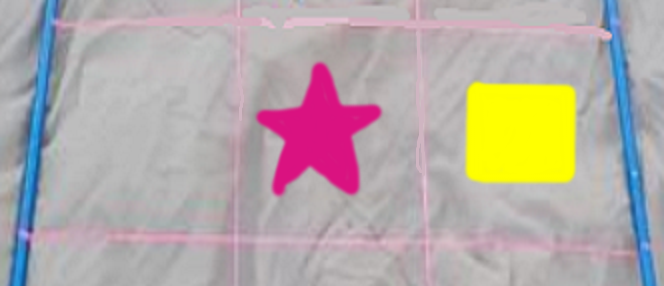
#> input picture imagerecognition/2.1/images/section_obj.png, 664 x 286 px
$ python process_cells.py
#> lines starting #> are read from the running program, lines starting #| are printed output that depends on the picture; after the words box and inside, x2 and y2 are one past the last pixel; in counts of white or black regions, pixels touching at a corner belong together
import numpy as np
from imutils import contours
import cv2
from constants import CntSizeTol as size_tols

# Hi! This script will
# --- Process an image to find a grid
# --- Explore each of the cells found in the grid


def main():
    img = cv2.imread('images/section_obj.png')
#> img is the input picture: shape (286, 664, 3); mean B, G, R 166.7, 170.9, 181.1
    process_row(img)


# Takes in a row, returns a list of cells in the row
# cells[0] is leftmost cell, cells[2] is rightmost cell
def process_row(img):
    # === process images and isolate contents of cells ===
    grid = isolate_grid_lines(img)
    grid = fix_lines(grid)
    cells = identify_cells(img, grid)

    draw_cells(img, cells)

    # cv2.imshow('grid', grid)
    # cv2.waitKey(0)
    cv2.destroyAllWindows()

    return cells


# Returns dict full of color bounds
def _get_bounds():
    return {
        'pink': [np.array([130, 25, 160]), np.array([170, 255, 255])],
        'blue': [np.array([100, 150, 0]), np.array([140, 255, 255])],
        'yell': [np.array([20, 100, 100]), np.array([30, 255, 255])]
    }


# Returns color-masked image, with colors defined in get_bounds
def isolate_grid_lines(img):
    # convert rgb image to hsv for color isolation
    hsv = cv2.cvtColor(img, cv2.COLOR_BGR2HSV)
#> hsv: shape (286, 664, 3); mean H, S, V 104.6, 42, 188.3
    bounds = _get_bounds()

    masks = {}
    for c in bounds:
        lower = bounds[c][0]
        upper = bounds[c][1]
        masks[c] = _make_mask(lower, upper, hsv)
#> this loop made 3 passes
#> pass 1, in _make_mask, `mask = cv2.inRange(hsv, lower, upper)`:
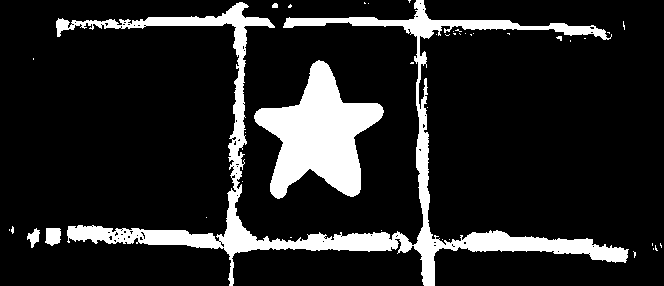
#> mask: shape (286, 664); 14% white; 41 white regions (36 under 20 px), largest, box (x1, y1, x2, y2) and area: (56, 0, 629, 286) 17193, (254, 60, 384, 199) 8925, (45, 228, 61, 246) 236, (27, 228, 40, 248) 138, (272, 3, 278, 8) 26
#> pass 3, in _make_mask (call 3), `mask = cv2.inRange(hsv, lower, upper)`:
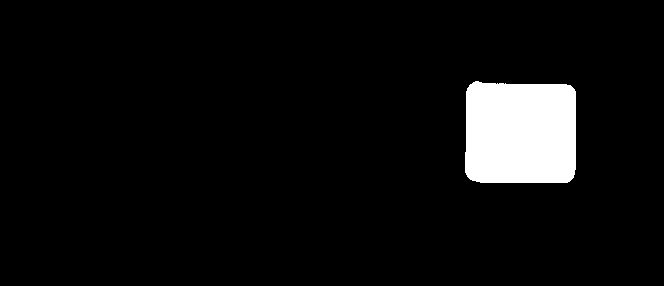
#> mask: shape (286, 664); 5.7% white; 1 white region
#> after the loop, masks = 3 items

    return sum(masks.values())
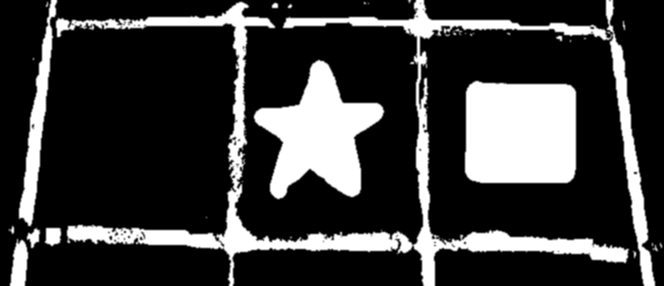
#> returned value: shape (286, 664); min 0, max 255, mean 58.4


# Helper method which creates color masks of an hsv encoded image
def _make_mask(lower, upper, hsv):
    mask = cv2.inRange(hsv, lower, upper)

    return cv2.GaussianBlur(mask, (3, 3), 0)


# Repairs gaps in grid lines,
# not perfect but increases tolerance of box recognition
def fix_lines(img):
    # Fixes horizontal and vertical lines
    # TODO: Find appropriate iteration amount which isn't magic
    vertical_kernel = cv2.getStructuringElement(cv2.MORPH_RECT, (1, 5))
    thresh = cv2.morphologyEx(img, cv2.MORPH_CLOSE,
                              vertical_kernel, iterations=6)
    horizontal_kernel = cv2.getStructuringElement(cv2.MORPH_RECT, (5, 1))
    thresh = cv2.morphologyEx(thresh, cv2.MORPH_CLOSE,
                              horizontal_kernel, iterations=4)
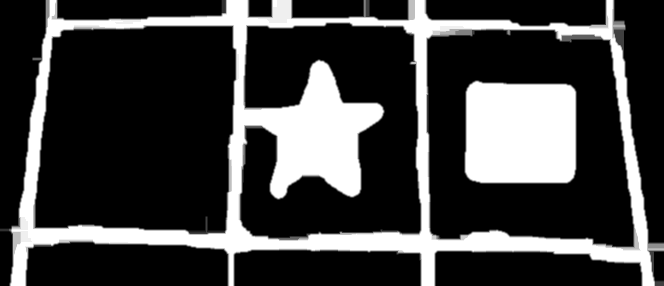
#> thresh: shape (286, 664); min 0, max 255, mean 65.3

    return thresh


# Returns a list of contours of the cells in the row
def identify_cells(img, grid):
    # Find the contours of the image
    invert = 255 - grid.copy()
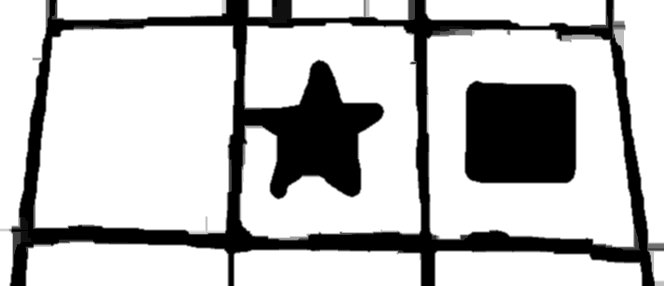
#> invert: shape (286, 664); min 0, max 255, mean 189.7
    cnts = cv2.findContours(invert, cv2.RETR_TREE, cv2.CHAIN_APPROX_TC89_KCOS)
#> cnts = 12 contours; largest, box (x1, y1, x2, y2) and area: (426, 26, 641, 251) 40819, (33, 25, 239, 235) 38527, (238, 22, 422, 241) 27800, (465, 82, 576, 183) 10638, (0, 0, 50, 286) 8556
    cnts = cnts[0] if len(cnts) == 2 else cnts[1]
    (cnts, _) = contours.sort_contours(cnts, method="left-to-right")

    # split row into cells
    cells = []
    tols = (size_tols.LOWER_BOUND.value, size_tols.UPPER_BOUND.value)

    for c in cnts:
        area = cv2.contourArea(c)

        if area > tols[0] and area < tols[1]:
            rect = cv2.boundingRect(c)
            x, y, w, h = rect

            cells.append(img[y:y+h, x:x+w])
#> this loop made 12 passes
#> (area, x, y, w, h) on passes 3, 6, 9: (38527, 33, 25, 206, 210), (27799.5, 238, 22, 184, 219), (40819, 426, 26, 215, 225)
#> area on passes 1, 2, 4, 5, 7, 8: 8555.5, 8452.5, 3175.5, 6629.5, 3054, 4197.5
#> after the loop, cells = 3 items

    return cells


# draws the found cells
def draw_cells(img, cnts):
    # Iterate through each box
    for cell in cnts:
        cv2.imshow('cell', cell)
        cv2.waitKey(0)
#> this loop made 3 passes
#> pass 1, in draw_cells, `cv2.imshow('cell', cell)`:
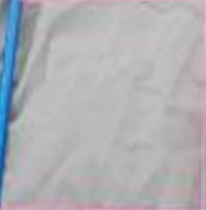
#> window 'cell': shape (210, 206, 3); mean B, G, R 180.4, 176.1, 175.2
#> pass 2, in draw_cells, `cv2.imshow('cell', cell)`:
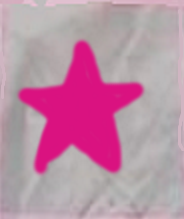
#> window 'cell': shape (219, 184, 3); mean B, G, R 165.5, 142.3, 187.9


if __name__ == "__main__":
    main()

$ run again, with imagerecognition/2.1/images/raw_grid.png copied over imagerecognition/2.1/images/section_obj.png
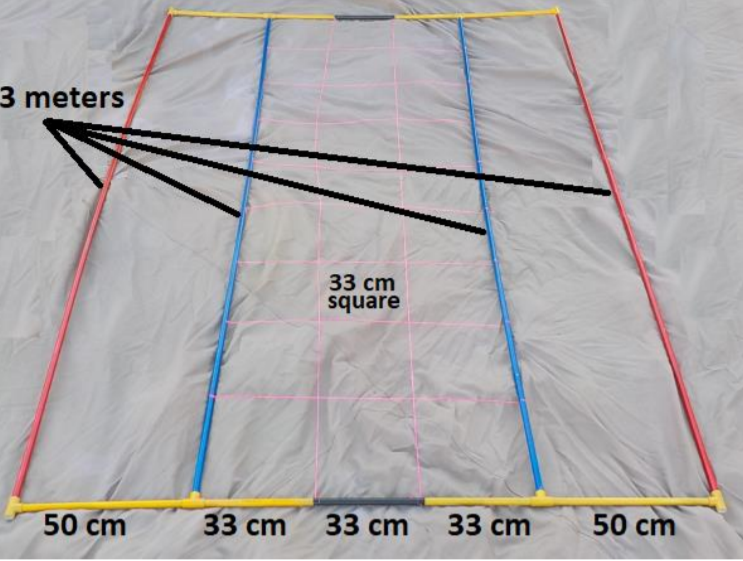
#> input picture imagerecognition/2.1/images/raw_grid.png, 743 x 561 px
#> in main, img is the input picture: shape (561, 743, 3); mean B, G, R 171, 169.9, 173
#> hsv: shape (561, 743, 3); mean H, S, V 101.7, 17.4, 176.8
#> the loop in isolate_grid_lines, `for c in bounds:` made 3 passes
#> pass 1, in _make_mask, `mask = cv2.inRange(hsv, lower, upper)`:
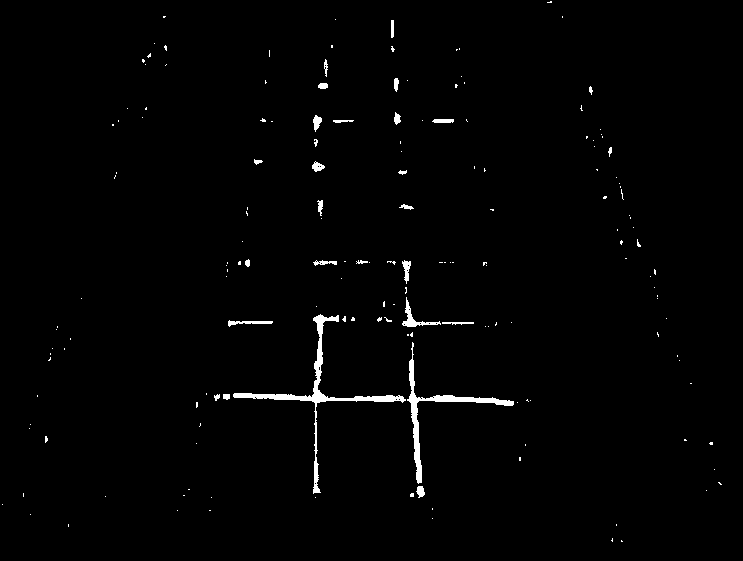
#> mask: shape (561, 743); 1.2% white; 170 white regions (142 under 20 px), largest, box (x1, y1, x2, y2) and area: (233, 314, 406, 494) 1652, (407, 342, 514, 484) 1209, (402, 297, 441, 327) 246
#> after the loop in isolate_grid_lines, `for c in bounds:`: masks = 3 items
#> in identify_cells, `invert = 255 - grid.copy()`:
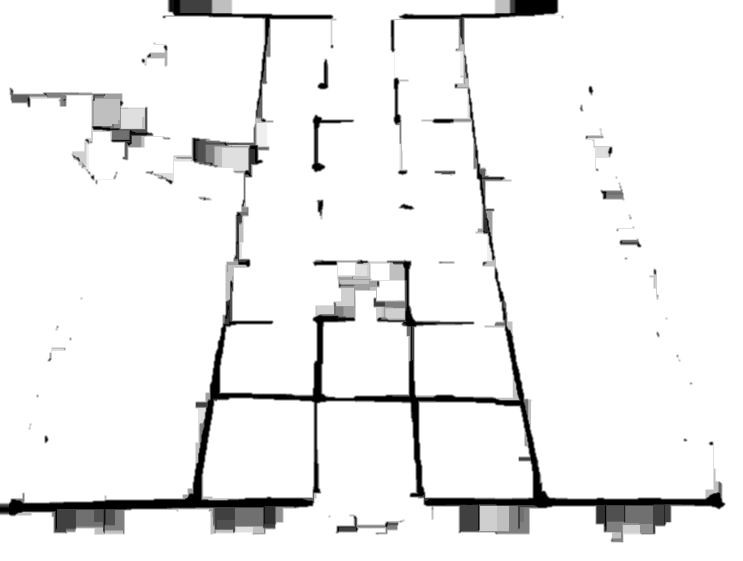
#> invert: shape (561, 743); min 0, max 255, mean 239.3
#> cnts = 65 contours, 50 with area under 20; largest, box (x1, y1, x2, y2) and area: (0, 0, 743, 561) 405279, (403, 262, 436, 327) 264, (313, 461, 319, 493) 88, (313, 116, 341, 130) 86, (250, 145, 262, 164) 66
#> the loop in identify_cells, `for c in cnts:` made 65 passes
#> area on passes 1, 4, 17, 21, 24, 25, 26, 29: 405279, 31, 66, 25, 43, 88.5, 86.5, 50
#> after the loop in identify_cells, `for c in cnts:`: cells = []
